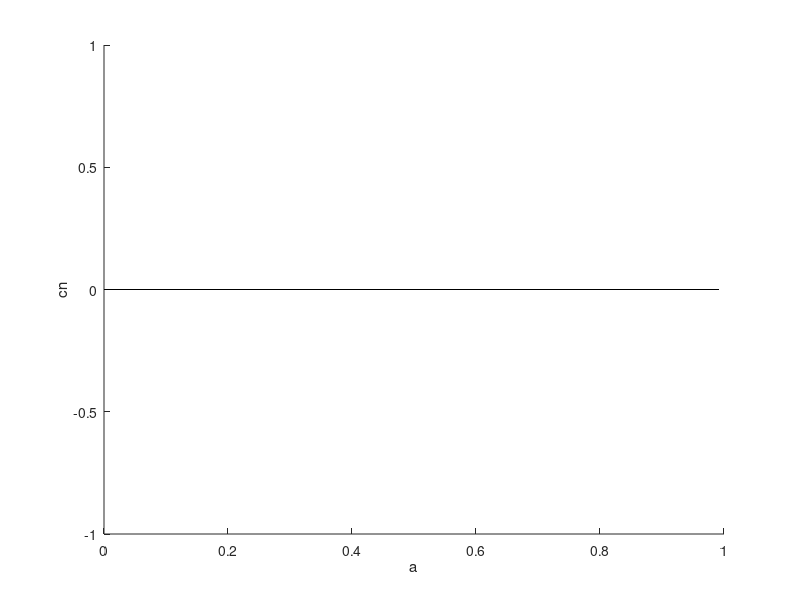

Write the MATLAB code that produced this figure.
function modeling_anemia
a = 0.001:1e-2:1;
Na = length(a);
N = 20;
Nc = 220;
cn = zeros(Na,N);
b = 1.1e+6;
r = 8;
s = 16;

t = 1:Nc;
for i = 1:Na
    c = zeros(Nc,1);
    c(1) = 1;
    
    for n = 2:Nc
        c(n) = 4*a(i)*c(n-1)*(1-c(n-1));
    end
    for k =1:N
        cn(i,k)=c(end -k+1);
    end
end
figure
hold on;
plot(a,cn,'k');
xlabel('a');
ylabel('cn');
end
